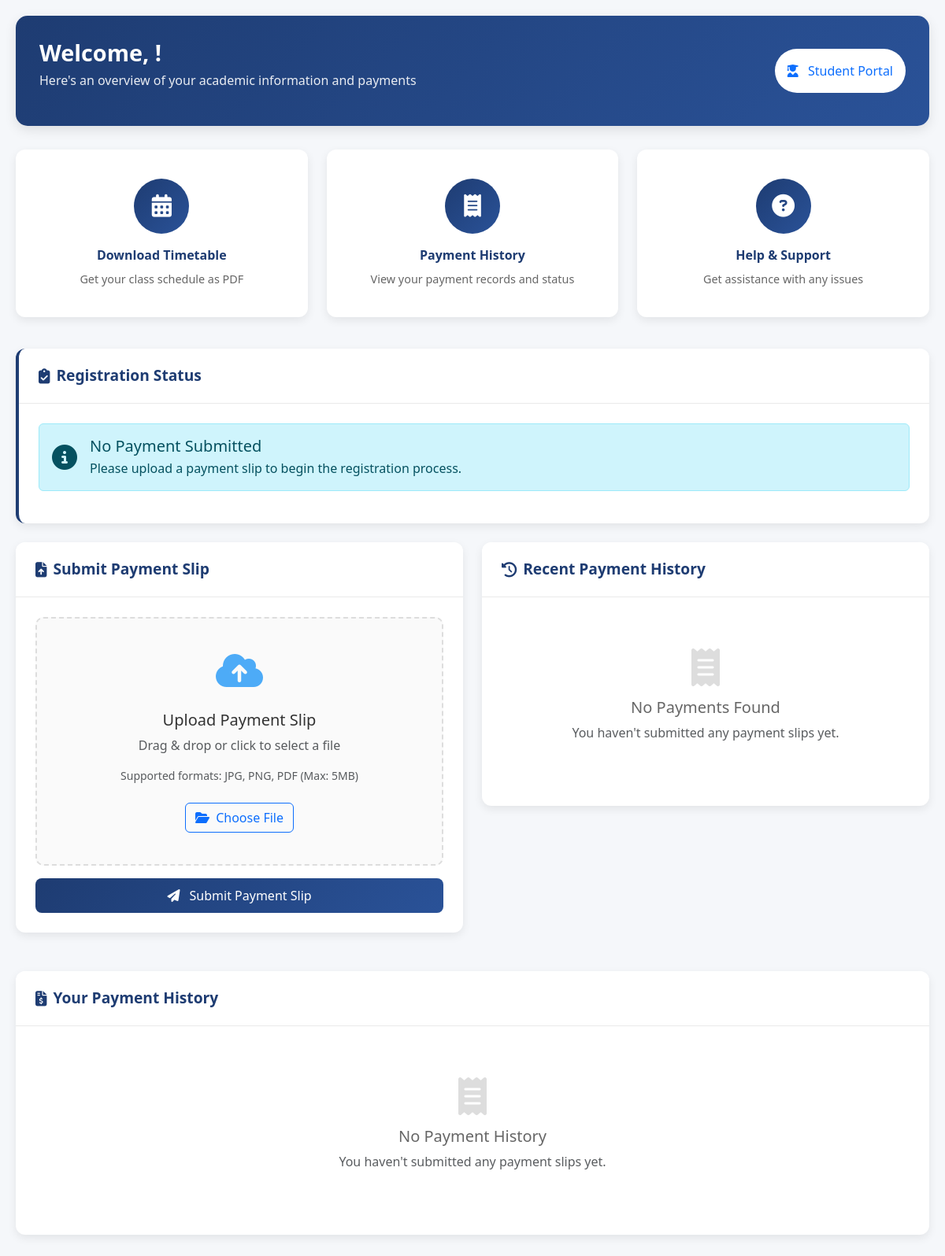
Before: /student/dashboard (signed in) with the older database file.
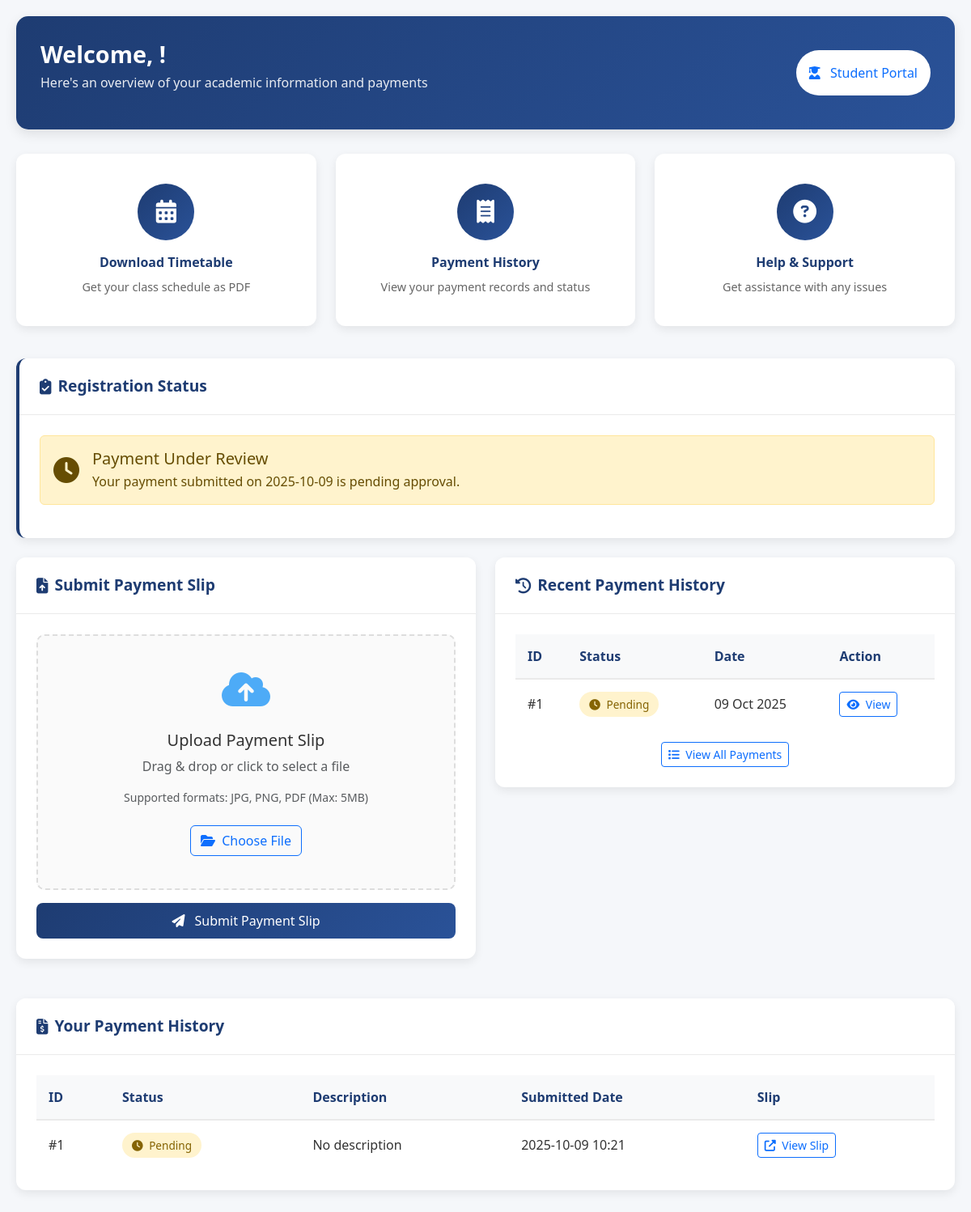
After: the same page with the newer database file.
### app/models.py (models this page shows, shortened)
class Payment(db.Model):
    __tablename__ = "payment"
    id = db.Column(db.Integer, primary_key=True)
    slip_filename = db.Column(db.String(150), nullable=False)
    status = db.Column(db.String(20), default="pending")  # pending, approved, rejected
    description = db.Column(db.Text, nullable=True)
    submitted_date = db.Column(db.DateTime, default=lambda: datetime.now(timezone.utc))
    approved_date = db.Column(db.DateTime, nullable=True)  # NEW FIELD
    student_id = db.Column(db.Integer, db.ForeignKey("student.id"), nullable=False)
    amount = db.Column(db.Float, nullable=True)
    method = db.Column(db.String(50), nullable=True)
    reference = db.Column(db.String(100), nullable=True)

### app/routes/student_routes.py (the view)
@student_bp.route('/dashboard')
@student_required
def student_dashboard():
    student_id = session.get('student_id')
    student = Student.query.get(student_id)
    payments = Payment.query.filter_by(student_id=student_id).order_by(Payment.submitted_date.desc()).all()
    approved_payment = Payment.query.filter_by(
        student_id=student_id,
        status='approved'
    ).first()
    registration_slip = RegistrationSlip.query.filter_by(
        student_id=student_id
    ).first()
    return render_template('student/dashboard.html',
                         payments=payments,
                         student=student,
                         approved_payment=approved_payment,
                         registration_slip=registration_slip)

### app/templates/student/dashboard.html (shortened to what this page needs)
<!DOCTYPE html>
<html lang="en">
<head>
    <link rel="stylesheet" href="https://cdnjs.cloudflare.com/ajax/libs/font-awesome/6.4.0/css/all.min.css">
    <link href="https://cdn.jsdelivr.net/npm/bootstrap@5.3.0/dist/css/bootstrap.min.css" rel="stylesheet">
</head>
<body>
    <div class="dashboard-container">
        <div class="dashboard-header">
            <div class="d-flex justify-content-between align-items-center">
                <div>
                    <h1 class="welcome-text">Welcome, {{ current_user.username }}!</h1>
                    <p class="welcome-subtext">Here's an overview of your academic information and payments</p>
                </div>
                <div class="d-none d-md-block">
                    <div class="bg-white text-primary p-3 rounded-pill">
                        <i class="fas fa-user-graduate me-2"></i>
                        Student Portal
                    </div>
                </div>
            </div>
        </div>
        <div class="row mb-4">
            <div class="col-md-4 mb-3">
                <a href="{{ url_for('student.download_timetable') }}" class="dashboard-card quick-action-card">
                    <div class="action-icon">
                        <i class="fas fa-calendar-alt"></i>
                    </div>
                    <div class="action-title">Download Timetable</div>
                    <div class="action-description">Get your class schedule as PDF</div>
                </a>
            </div>
            <div class="col-md-4 mb-3">
                <a href="#payment-section" class="dashboard-card quick-action-card">
                    <div class="action-icon">
                        <i class="fas fa-receipt"></i>
                    </div>
                    <div class="action-title">Payment History</div>
                    <div class="action-description">View your payment records and status</div>
                </a>
            </div>
            <div class="col-md-4 mb-3">
                <a href="{{ url_for('chatbot.help_page') }}" class="dashboard-card quick-action-card">
                    <div class="action-icon">
                        <i class="fas fa-question-circle"></i>
                    </div>
                    <div class="action-title">Help & Support</div>
                    <div class="action-description">Get assistance with any issues</div>
                </a>
            </div>
        </div>
        <div class="dashboard-card mb-4 registration-status-card">
            <div class="card-header d-flex align-items-center">
                <i class="fas fa-clipboard-check me-2"></i>
                Registration Status
            </div>
            <div class="card-body">
                {% set approved_payment = payments|selectattr("status", "equalto", "approved")|first %}
                {% if approved_payment %}
                    <div class="alert alert-success d-flex align-items-center">
                        <i class="fas fa-check-circle fa-2x me-3"></i>
                        <div>
                            <h5 class="mb-1">Payment Approved!</h5>
                            <p class="mb-0">Your payment was approved on {{ approved_payment.approved_date.strftime('%Y-%m-%d') if approved_payment.approved_date else 'Recently' }}</p>
                        </div>
                    </div>
                    <div class="text-center mt-4">
                        <a href="{{ url_for('student.download_registration_slip') }}" class="btn btn-success btn-lg me-3">
                            <i class="fas fa-download me-2"></i> Download Registration Slip
                        </a>
                        <a href="{{ url_for('student.download_timetable') }}" class="btn btn-primary btn-lg">
                            <i class="fas fa-calendar-alt me-2"></i> Download Timetable
                        </a>
                    </div>
                {% else %}
                    {% set pending_payment = payments|selectattr("status", "equalto", "pending")|first %}
                    {% if pending_payment %}
                        <div class="alert alert-warning d-flex align-items-center">
                            <i class="fas fa-clock fa-2x me-3"></i>
                            <div>
                                <h5 class="mb-1">Payment Under Review</h5>
                                <p class="mb-0">Your payment submitted on {{ pending_payment.submitted_date.strftime('%Y-%m-%d') }} is pending approval.</p>
                            </div>
                        </div>
                    {% else %}
                        <div class="alert alert-info d-flex align-items-center">
                            <i class="fas fa-info-circle fa-2x me-3"></i>
                            <div>
                                <h5 class="mb-1">No Payment Submitted</h5>
                                <p class="mb-0">Please upload a payment slip to begin the registration process.</p>
                            </div>
                        </div>
                    {% endif %}
                {% endif %}
            </div>
        </div>
        <div class="row">
            <div class="col-lg-6 mb-4">
                <div class="dashboard-card">
                    <div class="card-header d-flex align-items-center">
                        <i class="fas fa-file-upload me-2"></i>
                        Submit Payment Slip
                    </div>
                    <div class="card-body">
                        <form method="POST" action="{{ url_for('student.upload_payment') }}" enctype="multipart/form-data" id="paymentForm">
                            <div class="upload-area" id="uploadArea">
                                <div class="upload-icon">
                                    <i class="fas fa-cloud-upload-alt"></i>
                                </div>
                                <h5>Upload Payment Slip</h5>
                                <p class="text-muted">Drag & drop or click to select a file</p>
                                <p class="small text-muted">Supported formats: JPG, PNG, PDF (Max: 5MB)</p>
                                <button type="button" class="btn btn-outline-primary mt-2" onclick="document.getElementById('payment_slip').click()">
                                    <i class="fas fa-folder-open me-1"></i> Choose File
                                </button>
                            </div>
                            <button type="submit" class="btn btn-primary w-100 mt-3">
                                <i class="fas fa-paper-plane me-2"></i> Submit Payment Slip
                            </button>
                        </form>
                    </div>
                </div>
            </div>
            <div class="col-lg-6 mb-4">
                <div class="dashboard-card">
                    <div class="card-header d-flex align-items-center">
                        <i class="fas fa-history me-2"></i>
                        Recent Payment History
                    </div>
                    <div class="card-body">
                        {% if payments %}
                            <div class="table-responsive">
                                <table class="payment-table">
                                    <thead>
                                        <tr>
                                            <th>ID</th>
                                            <th>Status</th>
                                            <th>Date</th>
                                            <th>Action</th>
                                        </tr>
                                    </thead>
                                    <tbody>
                                    {% for payment in payments %}
                                        <tr>
                                            <td>#{{ payment.id }}</td>
                                            <td>
                                                {% if payment.status == 'pending' %}
                                                    <span class="status-badge status-pending">
                                                        <i class="fas fa-clock me-1"></i> Pending
                                                    </span>
                                                {% elif payment.status == 'approved' %}
                                                    <span class="status-badge status-approved">
                                                        <i class="fas fa-check me-1"></i> Approved
                                                    </span>
                                                {% elif payment.status == 'rejected' %}
                                                    <span class="status-badge status-rejected">
                                                        <i class="fas fa-times me-1"></i> Rejected
                                                    </span>
                                                {% else %}
                                                    <span class="status-badge">{{ payment.status }}</span>
                                                {% endif %}
                                            </td>
                                            <td>{{ payment.submitted_date.strftime('%d %b %Y') }}</td>
                                            <td>
                                                {% if payment.slip_filename %}
                                                    <a href="{{ url_for('student.uploaded_file', filename=payment.slip_filename) }}"
                                                       target="_blank" class="btn btn-sm btn-outline-primary">
                                                        <i class="fas fa-eye me-1"></i> View
                                                    </a>
                                                {% else %}
                                                    <span class="text-muted">N/A</span>
                                                {% endif %}
                                            </td>
                                        </tr>
                                    {% endfor %}
                                    </tbody>
                                </table>
                            </div>
                            <div class="text-center mt-3">
                                <a href="#payment-section" class="btn btn-outline-primary btn-sm">
                                    <i class="fas fa-list me-1"></i> View All Payments
                                </a>
                            </div>
                        {% else %}
                            <div class="empty-state">
                                <i class="fas fa-receipt"></i>
                                <h5>No Payments Found</h5>
                                <p class="text-muted">You haven't submitted any payment slips yet.</p>
                            </div>
                        {% endif %}
                    </div>
                </div>
            </div>
        </div>
        <div id="payment-section" class="dashboard-card mb-4">
            <div class="card-header d-flex align-items-center">
                <i class="fas fa-file-invoice-dollar me-2"></i>
                Your Payment History
            </div>
            <div class="card-body">
                {% if payments %}
                    <div class="table-responsive">
                        <table class="payment-table">
                            <thead>
                                <tr>
                                    <th>ID</th>
                                    <th>Status</th>
                                    <th>Description</th>
                                    <th>Submitted Date</th>
                                    <th>Slip</th>
                                </tr>
                            </thead>
                            <tbody>
                            {% for payment in payments %}
                                <tr>
                                    <td>#{{ payment.id }}</td>
                                    <td>
                                        {% if payment.status == 'pending' %}
                                            <span class="status-badge status-pending">
                                                <i class="fas fa-clock me-1"></i> Pending
                                            </span>
                                        {% elif payment.status == 'approved' %}
                                            <span class="status-badge status-approved">
                                                <i class="fas fa-check me-1"></i> Approved
                                            </span>
                                        {% elif payment.status == 'rejected' %}
                                            <span class="status-badge status-rejected">
                                                <i class="fas fa-times me-1"></i> Rejected
                                            </span>
                                        {% else %}
                                            <span class="status-badge">{{ payment.status }}</span>
                                        {% endif %}
                                    </td>
                                    <td>{{ payment.description or 'No description' }}</td>
                                    <td>{{ payment.submitted_date.strftime('%Y-%m-%d %H:%M') }}</td>
                                    <td>
                                        {% if payment.slip_filename %}
                                            <a href="{{ url_for('student.uploaded_file', filename=payment.slip_filename) }}"
                                               target="_blank" class="btn btn-sm btn-outline-primary">
                                                <i class="fas fa-external-link-alt me-1"></i> View Slip
                                            </a>
                                        {% else %}
                                            <span class="text-muted">N/A</span>
                                        {% endif %}
                                    </td>
                                </tr>
                            {% endfor %}
                            </tbody>
                        </table>
                    </div>
                {% else %}
                    <div class="empty-state">
                        <i class="fas fa-receipt"></i>
                        <h5>No Payment History</h5>
                        <p class="text-muted">You haven't submitted any payment slips yet.</p>
                    </div>
                {% endif %}
            </div>
        </div>
    </div>
</body>
</html>

Changed rows visible on the page:
added Payment: submitted_date "2025-10-09", id "1", status "pending" (drawn), submitted_date "09 Oct 2025", description "No description", submitted_date "2025-10-09 10:21"
Other visible differences:
text no longer shown: "No Payment Submitted Please upload a payment slip to begin the registration process. No Payments Found You haven't submitted any payment slips yet. No Payment History You haven't submitted any payment slips yet."
text now shown: "Payment Under Review Your payment submitted on is pending approval. ID Status Date Action View All Payments ID Status Description Submitted Date Slip"
